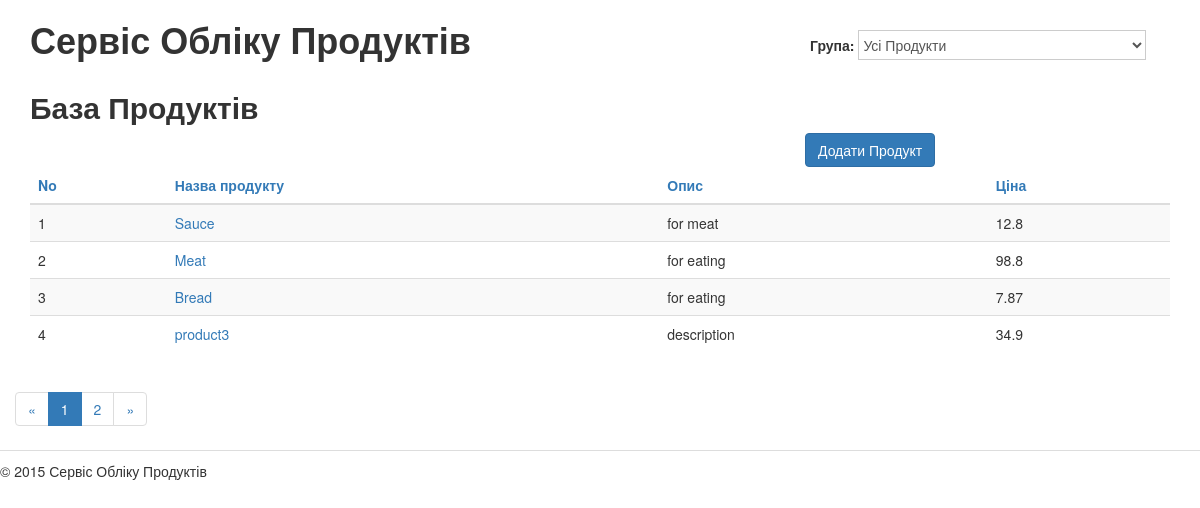
Screenshot of /products/ with the database file from the repository.
### products/models.py (models this page shows, shortened)
class Product(models.Model):
    class Meta(object):
        verbose_name = u"Продукт"
        verbose_name_plural = u"Продукти"
    first_name = models.CharField(
        max_length=256,
        blank=False,
        verbose_name=u"Назва")
    slug = models.SlugField(
        max_length=50,
        blank=False,
        verbose_name=u"Коротка назва-мітка")
    description = models.CharField(
        max_length=256,
        blank=False,
        verbose_name=u"Опис"
    )
    price = models.FloatField(
        blank=False,
        verbose_name=u"Ціна")
    created_at = models.DateField(
        blank=False,
        verbose_name=u"Дата створення",
        null=True)
    modified_at = models.DateField(
        blank=True,
        verbose_name=u"Дата змінення",
        default='')

### products/views.py (the view)
# urls.py: url(r'^products/$', 'products.views.products_list', name='products'),
def products_list(request):
    products = Product.objects.all()
    order_by = request.GET.get('order_by', '')
    if order_by in ('first_name', 'description', 'price'):
        products = products.order_by(order_by)
        if request.GET.get('reverse', '') == '1':
            products = products.reverse()
    paginator = Paginator(products, 4)
    page = request.GET.get('page')
    try:
        products = paginator.page(page)
    except PageNotAnInteger:
        products = paginator.page(1)
    except EmptyPage:
        products = paginator.page(paginator.num_pages)
    return render(request, 'products/products_list.html', {'products': products})

### products/templates/products/products_list.html (shortened to what this page needs)
{% extends "products/base.html" %}
{% load static from staticfiles %}
{% block title %}База Продуктів{% endblock title %}
{% block content %}
               <div class="col-xs-8">
               </div>
                <div class="col-xs-4">
                   <a class="btn btn-primary" href="{% url "products_add" %}">Додати Продукт</a>
               </div>
                <table class="table table-hover table-striped">
                    <thead>
                    <tr>
                        <th><a href="#">No</a></th>
                        <th><a href="{% url "products" %}?order_by=first_name"> Назва продукту </a></th>
                        <th><a href="{% url "products" %}?order_by=description">Опис{% if request.GET.order_by == 'description' %}&uarr;{% endif %}</a></th>
                        <th><a href="{% url "products" %}?order_by=price">Ціна</a></th>
                    </tr>
                    </thead>
                    <tbody>
                    {% for product in products %}
                    <tr>
                        <td>{{ forloop.counter }}</td>
                        <td><a title="Редагувати" href="{% url "products_edit" product.id %}">{{ product.first_name }}</a>
                        </td>
                        <td>{{ product.description }}</td>
                        <td>{{ product.price }}</td>
                    </tr>
                    {% endfor %}
                    </tbody>
                </table>
            </div>
           {% if products.has_other_pages %}
                {% with order_by=request.GET.order_by reverse=request.GET.reverse %}
                <nav>
                  <ul class="pagination">
                    <li>
                      <a href="{% url "products" %}?page=1&amp;order_by={{ order_by }}&amp;reverse={{ reverse }}">&laquo;</a>
                    </li>
                    {% for p in products.paginator.page_range %}
                    <li {% if products.number == p %}class="active"{% endif %}>
                      <a href="{% url "products" %}?page={{ p }}&amp;order_by={{ order_by }}&amp;reverse={{ reverse }}">{{ p }}</a>
                    </li>
                    {% endfor %}
                    <li>
                      <a href="{% url "products" %}?page={{ products.paginator.num_pages }}&amp;order_by={{ order_by }}&amp;reverse={{ reverse }}">
                        &raquo;</a>
                    </li>
                  </ul>
                </nav>
                {% endwith %}
           {% endif %}
{% endblock content %}

### products/templates/products/base.html (shortened to what this page needs)
{% load static from staticfiles %}
<!DOCTYPE html>
<html lang="uk">
<head>
    <link rel="stylesheet" href="https://cdn.jsdelivr.net/bootstrap/3.3.0/css/bootstrap.min.css">
    <link rel="stylesheet" href="{% static "css/main.css" %}">
</head>
<body>
<div class="container">
    <div class="row" id="header">
        <div class="col-xs-8">
            <h1>Сервіс Обліку Продуктів</h1>
        </div>
        <div class="col-xs-4" id="group-selector">
            <strong>Група:</strong>
            <select>
                <option value="">Усі Продукти</option>
            </select>
        </div>
    </div>
    <div class="row" id="content-columns">
        <div class="col-xs-12" id="content-column">
            <h2>{% block title %}{% endblock title %}</h2>
            {% block content %}{% endblock content %}
        </div>
    </div>
    <div class="row" id="footer">
        <div class="col-xs-12">
            &copy; 2015 Сервіс Обліку Продуктів
        </div>
    </div>
</body>
</html>

### products/static/css/main.css (style rules this page uses)
h1, h2, h3, h4, h5, h6 { font-weight: bold; }
#group-selector { margin-top: 30px; }
#group-selector select { width: 80%; margin: 0; background-color: #ffffff; border: 1px solid #cccccc; height: 30px; line-height: 30px; color: #555555; }
#footer { border-top: 1px solid #dddddd; padding-top: 10px; }
textarea, select, input { max-width: 300px; }

### rows the page displays
Product: first_name "Sauce", description "for meat", price "12.8"
Product: first_name "Meat", description "for eating", price "98.8"
Product: first_name "Bread", description "for eating", price "7.87"
Product: first_name "product3", description "description", price "34.9"

### other values shown
{{ p }} "1" "2"
